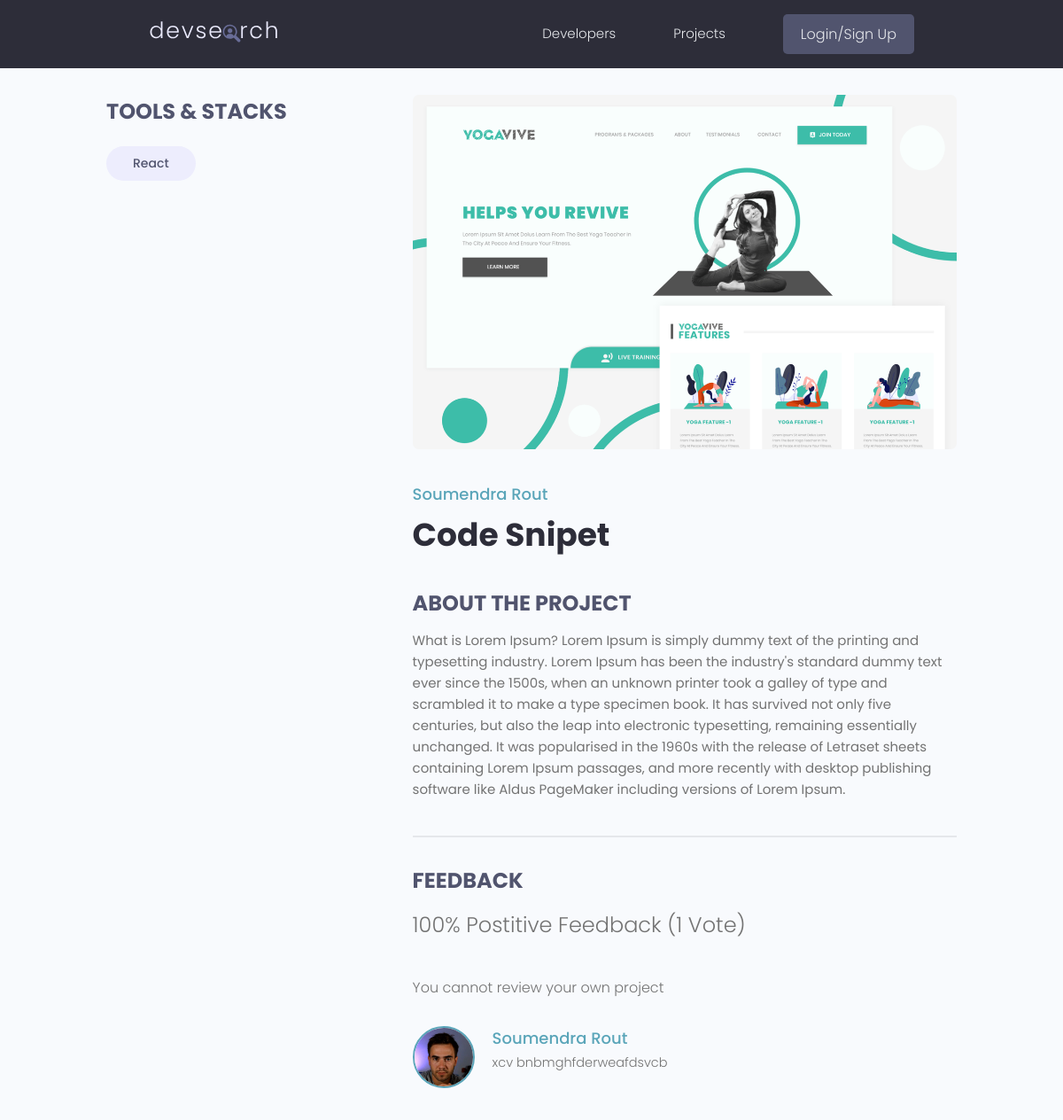
/projects/project/6775dd09-346c-4740-8813-2dfbe4da9ff4/, run on an earlier commit of the app's database.
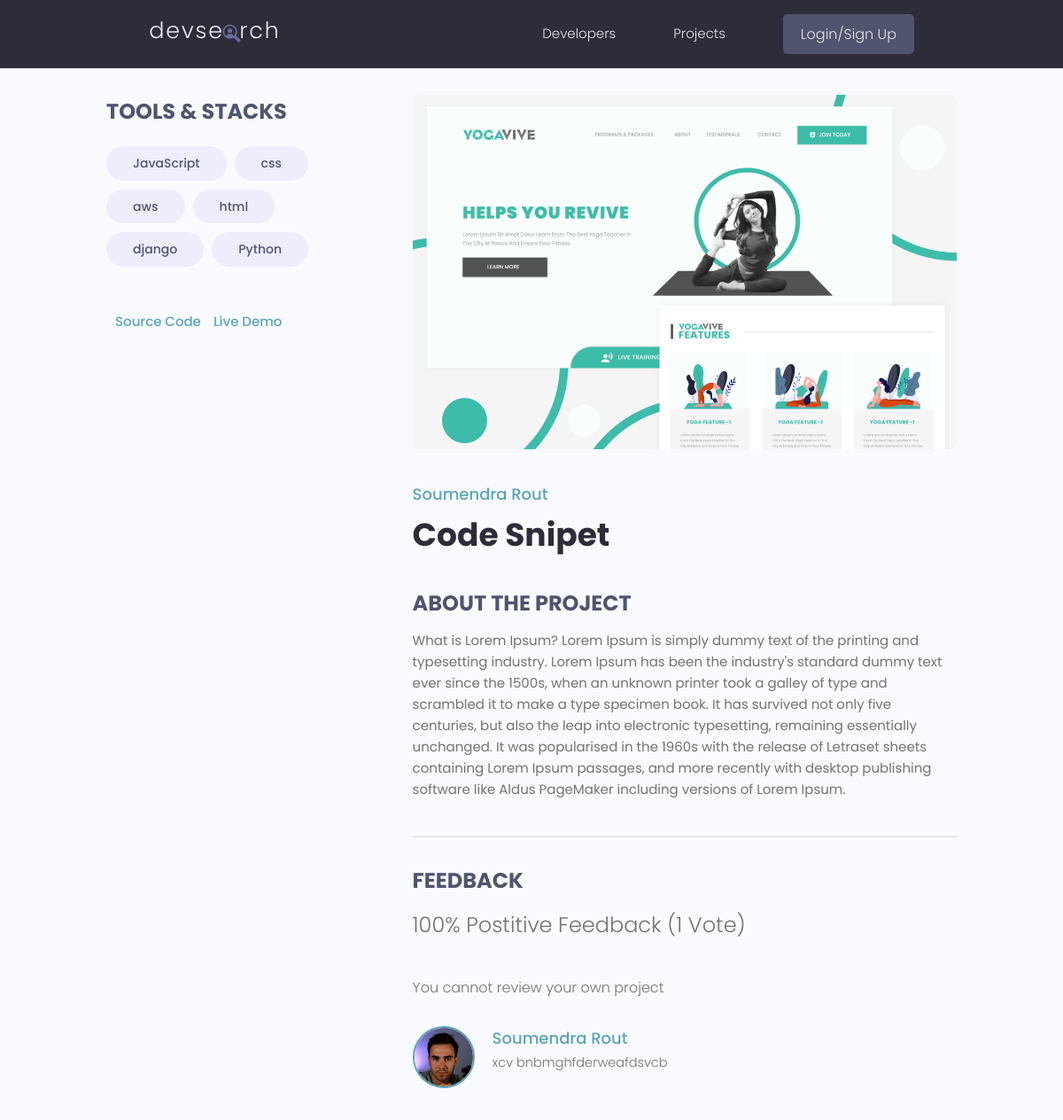
And on a later commit of the database.
### projects/models.py (models this page shows, shortened)
class Tag(models.Model):
    name = models.CharField(max_length=200)
    created = models.DateTimeField(auto_now_add=True)
    id = models.UUIDField(default=uuid.uuid4,unique=True,primary_key=True,editable=False)
    def __str__(self):
        return self.name

class Review(models.Model):
    vote_type = (
        ('up','Up Vote'),
        ('down','Down Vote')
    )
    owner = models.ForeignKey(Profile,on_delete=models.CASCADE,null=True)
    project = models.ForeignKey(Project,on_delete=models.CASCADE)
    body = models.TextField(null=True,blank=True)
    value = models.CharField(max_length=200,choices=vote_type)
    created = models.DateTimeField(auto_now_add=True)
    id = models.UUIDField(default=uuid.uuid4,unique=True,primary_key=True,editable=False)
    class Meta:
        unique_together = [['owner','project']]

### users/models.py (models this page shows, shortened)
class Profile(models.Model):
    user = models.OneToOneField(User,on_delete=models.CASCADE,null=True,blank=True)
    name = models.CharField(max_length=200,blank=True,null=True)
    email = models.EmailField(max_length=500, blank=True,null=True)
    username = models.CharField(max_length=200,blank=True,null=True)
    location = models.CharField(max_length=200,blank=True,null=True)
    short_intro = models.CharField(max_length=200,blank=True,null=True)
    bio = models.TextField(blank=True,null=True)
    profile_image = models.ImageField(null=True,blank=True,upload_to='profiles/',default='profiles/user-default.png')
    social_github = models.CharField(max_length=200,blank=True,null=True)
    social_twitter = models.CharField(max_length=200,blank=True,null=True)
    social_linkedin = models.CharField(max_length=200,blank=True,null=True)
    social_youtube = models.CharField(max_length=200,blank=True,null=True)
    social_website = models.CharField(max_length=200,blank=True,null=True)
    created = models.DateTimeField(auto_now_add=True)
    id = models.UUIDField(default=uuid.uuid4,unique=True,primary_key=True,editable=False)
    class Meta:
        ordering = ['-created']

### projects/views.py (the view, shortened to what this page needs)
# urls.py: path('project/<str:pk>/',views.getProject),
def project(request,pk):
    projectObj = Project.objects.get(pk=pk)
    form = ReviewForm()
    tags = projectObj.tag.all()
    return render(request,'projects/single-project.html',{'projectObj':projectObj,'tags':tags,'form':form})

### projects/models.py (called while the page is built)
    @property
    def imageURL(self):
        try:
            url = self.featured_image.url
        except:
            url = ''
        return url

    @property
    def reviewers(self):
        queryset=self.review_set.all().values_list('owner__id',flat=True)
        return queryset

### projects/templates/projects/single-project.html (shortened to what this page needs)
{% extends 'main.html' %}
{% block content %}
  {% load static %}
  <main class="singleProject my-md">
    <div class="container">
      <div class="layout">
        <div class="column column--1of3">
          <h3 class="singleProject__subtitle">Tools & Stacks</h3>
          <div class="singleProject__toolStack">
            {% for tag in projectObj.tag.all %}
            <span class="tag tag--pill tag--sub tag--lg">
              <small>{{ tag }}</small>
            </span>
            {% endfor %}
          </div>
          {% if projectObj.source_link %}
          <a class="singleProject__liveLink" href="{{projectObj.source_link}}" target="_blank">Source Code
          </a>
          {% endif %}
          {% if projectObj.demo_link %}
          <a class="singleProject__liveLink" href="{{projectObj.demo_link}}" target="_blank">Live Demo
          </a>
          {% endif %}
        </div>
        <div class="column column--2of3">
          <img class="singleProject__preview" src="{{ projectObj.imageURL }}" alt="portfolio thumbnail" />
          <a href="profile.html" class="singleProject__developer">{{projectObj.owner.name}}</a>
          <h2 class="singleProject__title">{{ projectObj.title }}</h2>
          <h3 class="singleProject__subtitle">About the Project</h3>
          <div class="singleProject__info">
            {{ projectObj.discription }}
          </div>
          <div class="comments">
            <h3 class="singleProject__subtitle">Feedback</h3>
            <h5 class="project--rating">
              {{ projectObj.vote_ratio}}% Postitive Feedback ({{ projectObj.vote_total }} Vote{{ projectObj.vote_total|pluralize:"s" }})
            </h5>
          {% if request.user.profile.id in projectObj.reviewers %}
            <p>You have already submitted your review</p>
          {% elif request.user.profile == project.owner %}
            <p>You cannot review your own project</p>
          {% else %}
            <a href="{% url 'login' %}?next={{ request.path }}">Please Login to leave a review</a>
          {% endif %}
            <div class="commentList">
              {% for review in projectObj.review_set.all %}
                {% if review.body %}
                  <div class="comment">
                    <a href="{% url 'user-profile' review.owner.id %}">
                      <img class="avatar avatar--md" src="{{ review.owner.profile_image.url }}" alt="user" />
                    </a>
                    <div class="comment__details">
                      <a href="{% url 'user-profile' review.owner.id %}" class="comment__author">
                        {{ review.owner.name }}
                      </a>
                      <p class="comment__info">{{ review.body|linebreaksbr }}</p>
                    </div>
                  </div>
                {% endif %}
              {% endfor %}
            </div>
          </div>
        </div>
      </div>
    </div>
  </main>
{% endblock content %}

What changed in the data, as far as the page shows it:
no longer on this page (row unchanged): Tag: name "React"
now on this page (row unchanged): Tag: name "JavaScript"
added Tag: name "css"
added Tag: name "aws"
added Tag: name "html"
added Tag: name "django"
now on this page (row unchanged): Tag: name "Python"
Also different on the page:
text now shown: "Source Code Live Demo"
